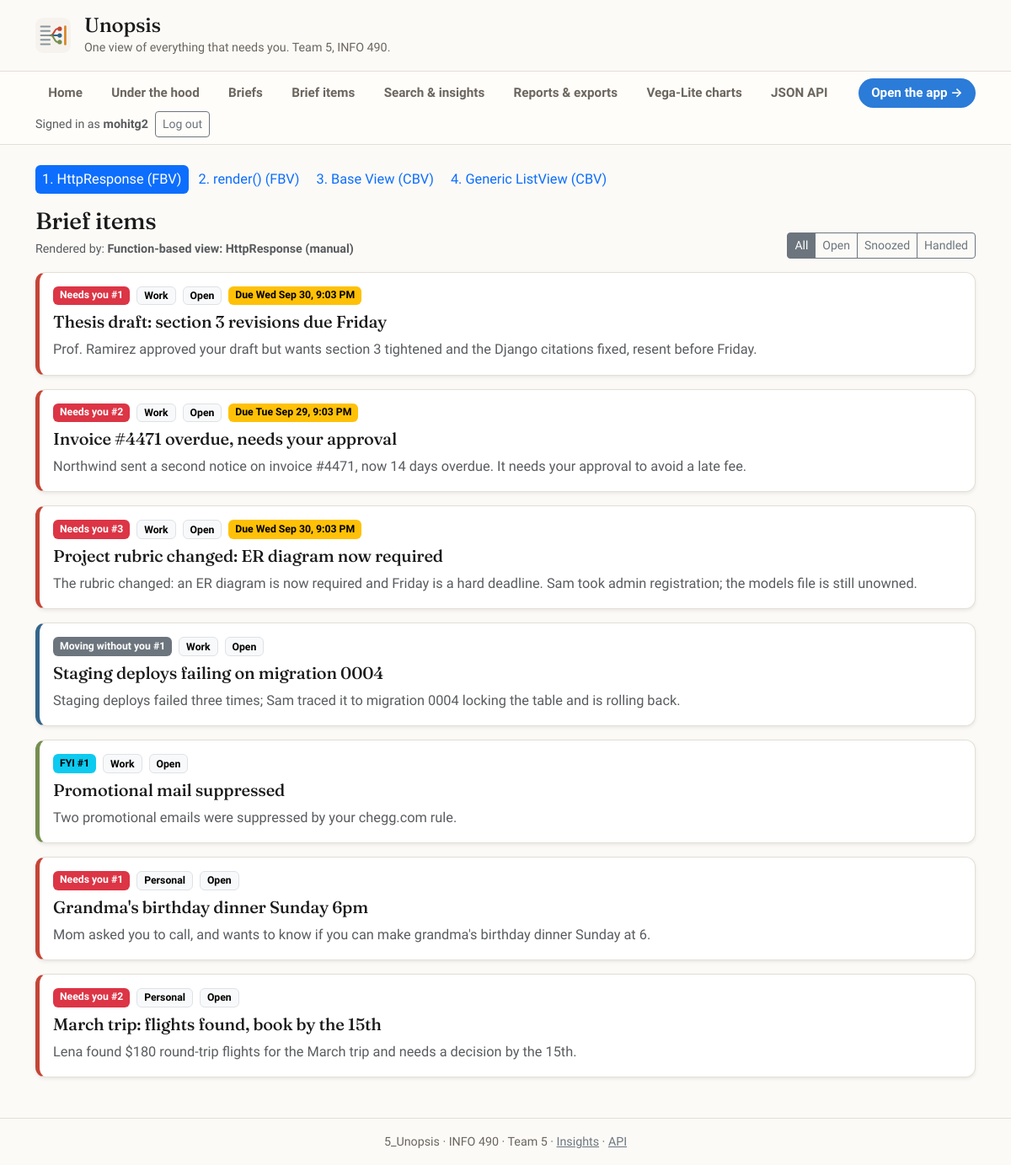
Page /items/manual/ (signed in) on the committed database.
### unopsis/models.py (models this page shows, shortened)
class BriefItem(models.Model):
    class Lane(models.TextChoices):
        NEEDS_YOU = "needs_you", "Needs you"
        MOVING = "moving", "Moving without you"
        FYI = "fyi", "FYI"
    class State(models.TextChoices):
        OPEN = "open", "Open"
        HANDLED = "handled", "Handled"
        SNOOZED = "snoozed", "Snoozed"
        DISMISSED = "dismissed", "Dismissed"
    brief = models.ForeignKey(Brief, on_delete=models.CASCADE, related_name="items")
    title = models.CharField(max_length=200, help_text="The subject this item is about.")
    messages = models.ManyToManyField(
        Message, related_name="brief_items", blank=True,
        help_text="The receipts: every message this item's summary rests on.",
    )
    primary_message = models.ForeignKey(
        Message,
        on_delete=models.SET_NULL,
        null=True, blank=True, related_name="lead_for_items",
    )
    lane = models.CharField(max_length=16, choices=Lane.choices)
    rank = models.PositiveIntegerField()
    summary = models.TextField()
    why = models.TextField(blank=True, help_text="Why this surfaced -- shown on demand.")
    deadline_at = models.DateTimeField(null=True, blank=True)
    state = models.CharField(max_length=16, choices=State.choices, default=State.OPEN)
    handled_at = models.DateTimeField(null=True, blank=True)
    snoozed_until = models.DateTimeField(null=True, blank=True)
    actions = models.JSONField(
        default=list, blank=True,
        help_text=(
            'Offered actions, e.g. '
            '[{"kind":"reply","label":"Reply to Prof. Ramirez","primary":true}].'
        ),
    )
    draft_body = models.TextField(blank=True, help_text="A reply composed but not yet sent.")
    draft_sent_at = models.DateTimeField(null=True, blank=True)
    open_count = models.PositiveIntegerField(default=0)
    feedback = models.SmallIntegerField(
        default=0, help_text="-1 thumbs down, 0 none, +1 thumbs up."
    )
    class Meta:
        ordering = ["lane", "rank"]
        constraints = [
            models.UniqueConstraint(fields=["brief", "lane", "rank"], name="uniq_slot_per_brief"),
            models.UniqueConstraint(fields=["brief", "title"], name="uniq_title_per_brief"),
        ]
    def get_absolute_url(self):
        return reverse("item-detail", args=[self.pk])

class Brief(models.Model):
    class Trigger(models.TextChoices):
        SCHEDULED = "scheduled", "Scheduled"
        ON_DEMAND = "on_demand", "On demand"
    class Status(models.TextChoices):
        BUILDING = "building", "Building"
        READY = "ready", "Ready"
        FAILED = "failed", "Failed"
    space = models.ForeignKey(Space, on_delete=models.CASCADE, related_name="briefs")
    window_start = models.DateTimeField()
    window_end = models.DateTimeField()
    trigger = models.CharField(max_length=16, choices=Trigger.choices)
    status = models.CharField(max_length=16, choices=Status.choices, default=Status.BUILDING)
    headline = models.CharField(
        max_length=200, blank=True,
        help_text='The one line at the top, e.g. "Three things need you before noon."',
    )
    message_count = models.PositiveIntegerField(default=0)
    topic_count = models.PositiveIntegerField(default=0)
    read_seconds = models.PositiveIntegerField(default=0, help_text="Estimated time to read.")
    steps = models.JSONField(
        default=list, blank=True,
        help_text=(
            'Generation progress for the waiting screen, e.g. '
            '[{"label":"Reading 212 messages","status":"done","ms":3100}].'
        ),
    )
    model_version = models.CharField(max_length=80, blank=True)
    generated_at = models.DateTimeField(null=True, blank=True)
    class Meta:
        ordering = ["-window_end"]
        constraints = [
            models.UniqueConstraint(
                fields=["space", "window_start", "window_end"],
                condition=Q(trigger="scheduled"),
                name="uniq_scheduled_brief_per_window",
            )
        ]

class Space(models.Model):
    class Kind(models.TextChoices):
        WORK = "work", "Work"
        PERSONAL = "personal", "Personal"
    user = models.ForeignKey(
        settings.AUTH_USER_MODEL, on_delete=models.CASCADE, related_name="spaces"
    )
    kind = models.CharField(max_length=16, choices=Kind.choices)
    detail_level = models.IntegerField(
        default=3, help_text="1 = a single line per item, 5 = a full recap."
    )
    quiet_start = models.TimeField(null=True, blank=True)
    quiet_end = models.TimeField(null=True, blank=True)
    deliver_in_app = models.BooleanField(default=True)
    deliver_email = models.BooleanField(default=True)
    deliver_chat_dm = models.BooleanField(default=False)
    digest_times = models.JSONField(
        default=list, blank=True,
        help_text='When to build, e.g. ["08:00", "16:30"]. Weekday-only by convention.',
    )
    rules = models.JSONField(
        default=list, blank=True,
        help_text=(
            'Always/never surface instructions, e.g. '
            '[{"mode":"always","target":"person","value":"Prof. Ramirez"}].'
        ),
    )
    created_at = models.DateTimeField(auto_now_add=True)
    class Meta:
        ordering = ["user", "kind"]
        constraints = [
            models.UniqueConstraint(fields=["user", "kind"], name="uniq_space_per_user_kind")
        ]

### unopsis/views.py (the view)
# urls.py: path("items/manual/", views.item_list_manual, name="item-list-manual"),
@login_required
def item_list_manual(request):
    template = loader.get_template(LIST_TEMPLATE)
    context = list_context(request, "Function-based view: HttpResponse (manual)")
    output = template.render(context, request)
    return HttpResponse(output)

### unopsis/views.py (called while the page is built)
def owned_items(user):
    if not user.is_authenticated:
        return _no_one(BriefItem)
    return BriefItem.objects.filter(brief__space__user=user)

def filtered_items(request):
    items = (
        owned_items(request.user)
        .select_related("brief__space")
        .annotate(lane_priority=LANE_PRIORITY)
        .order_by("-brief__space__kind", "lane_priority", "rank")
    )
    state = request.GET.get("state")
    lane = request.GET.get("lane")
    if state:
        items = items.filter(state=state)
    if lane:
        items = items.filter(lane=lane)
    return items

def active_filters(request):
    filters = {}
    for name in ("state", "lane"):
        if request.GET.get(name):
            filters[name] = request.GET[name]
    return filters

def list_context(request, view_label):
    return {
        "items": filtered_items(request),
        "filters": active_filters(request),
        "view_label": view_label,
    }

### templates/unopsis/briefitem_list.html (shortened to what this page needs)
{% extends "base.html" %}
{% block content %}
  <ul class="nav nav-pills nav-sm flex-wrap gap-1 mb-3">
    {% with current=request.resolver_match.url_name %}
    <li class="nav-item">
      <a class="nav-link py-1 px-2 small {% if current == 'item-list-manual' %}active{% endif %}"
         href="{% url 'item-list-manual' %}">1. HttpResponse (FBV)</a></li>
    <li class="nav-item">
      <a class="nav-link py-1 px-2 small {% if current == 'item-list-render' %}active{% endif %}"
         href="{% url 'item-list-render' %}">2. render() (FBV)</a></li>
    <li class="nav-item">
      <a class="nav-link py-1 px-2 small {% if current == 'item-list-cbv-base' %}active{% endif %}"
         href="{% url 'item-list-cbv-base' %}">3. Base View (CBV)</a></li>
    <li class="nav-item">
      <a class="nav-link py-1 px-2 small {% if current == 'item-list-cbv-generic' %}active{% endif %}"
         href="{% url 'item-list-cbv-generic' %}">4. Generic ListView (CBV)</a></li>
    {% endwith %}
  </ul>
  <div class="d-flex flex-wrap justify-content-between align-items-end mb-3 gap-2">
    <div>
      <h2 class="h3 mb-1">Brief items</h2>
      <p class="text-muted small mb-0">Rendered by: <strong>{{ view_label }}</strong></p>
    </div>
    <div class="btn-group btn-group-sm" role="group" aria-label="Filter by state">
      <a class="btn btn-outline-secondary {% if not filters %}active{% endif %}" href="?">All</a>
      <a class="btn btn-outline-secondary {% if filters.state == 'open' %}active{% endif %}" href="?state=open">Open</a>
      <a class="btn btn-outline-secondary {% if filters.state == 'snoozed' %}active{% endif %}" href="?state=snoozed">Snoozed</a>
      <a class="btn btn-outline-secondary {% if filters.state == 'handled' %}active{% endif %}" href="?state=handled">Handled</a>
    </div>
  </div>
  {% for item in items %}
    <div class="card item-card lane-{{ item.lane }} shadow-sm mb-3">
      <div class="card-body">
        <div class="d-flex flex-wrap gap-2 mb-2">
          <span class="badge {% if item.lane == 'needs_you' %}text-bg-danger{% elif item.lane == 'moving' %}text-bg-secondary{% else %}text-bg-info{% endif %}">
            {{ item.get_lane_display }} #{{ item.rank }}
          </span>
          <span class="badge text-bg-light border">{{ item.brief.space.get_kind_display }}</span>
          <span class="badge text-bg-light border">{{ item.get_state_display }}</span>
          {% if item.deadline_at %}
            <span class="badge text-bg-warning">Due {{ item.deadline_at|date:"D M j, g:i A" }}</span>
          {% endif %}
        </div>
        <h3 class="h5 card-title">
          <a class="text-decoration-none" href="{{ item.get_absolute_url }}">{{ item.title }}</a>
        </h3>
        <p class="card-text text-muted mb-0">{{ item.summary|truncatewords:32 }}</p>
      </div>
    </div>
  {% endfor %}
{% endblock %}

### templates/base.html (shortened to what this page needs)
{% load static %}
<!DOCTYPE html>
<html lang="en">
<head>
  <link rel="stylesheet" href="https://cdn.jsdelivr.net/npm/bootstrap@5.3.2/dist/css/bootstrap.min.css">
  <link rel="stylesheet" href="{% static 'css/unopsis.css' %}">
</head>
<body class="{% block body_class %}{% endblock %}">
{% block body %}
  <header class="site-header py-3">
    <div class="container d-flex align-items-center gap-3">
      <img class="site-logo" src="{% static 'img/unopsis-logo.svg' %}"
           alt="Unopsis logo: many inbound message lines collapsing into three ranked items">
      <div>
        <h1 class="h4 mb-0 brand-mark">
          <a class="text-reset text-decoration-none" href="{% url 'home' %}">Unopsis</a>
        </h1>
        <p class="mb-0 small site-tagline">One view of everything that needs you. Team 5, INFO 490.</p>
      </div>
    </div>
  </header>
  <nav class="site-nav mb-4" aria-label="Main">
    <div class="container">
      {% with current=request.resolver_match.url_name %}
      <ul class="nav flex-wrap gap-1 py-2 align-items-center">
        <li class="nav-item">
          <a class="nav-link {% if current == 'home' or current == 'app-landing' %}active{% endif %}"
             href="{% url 'home' %}">Home</a>
        </li>
        {% if user.is_authenticated %}
        <li class="nav-item">
          <a class="nav-link {% if current == 'under-the-hood' %}active{% endif %}"
             href="{% url 'under-the-hood' %}">Under the hood</a>
        </li>
        <li class="nav-item">
          <a class="nav-link {% if current == 'brief-list' or current == 'brief-detail' %}active{% endif %}"
             href="{% url 'brief-list' %}">Briefs</a>
        </li>
        <li class="nav-item">
          <a class="nav-link {% if current == 'item-list-cbv-generic' or current == 'item-detail' %}active{% endif %}"
             href="{% url 'item-list-cbv-generic' %}">Brief items</a>
        </li>
        <li class="nav-item">
          <a class="nav-link {% if current == 'insights' %}active{% endif %}"
             href="{% url 'insights' %}">Search &amp; insights</a>
        </li>
        <li class="nav-item">
          <a class="nav-link {% if current == 'reports' or current|slice:':7' == 'export-' %}active{% endif %}"
             href="{% url 'reports' %}">Reports &amp; exports</a>
        </li>
        <li class="nav-item">
          <a class="nav-link {% if current|slice:':10' == 'vega-chart' %}active{% endif %}"
             href="{% url 'vega-chart-page' 'chart1' %}">Vega-Lite charts</a>
        </li>
        <li class="nav-item">
          <a class="nav-link {% if current|slice:':4' == 'api-' %}active{% endif %}"
             href="{% url 'api-items' %}">JSON API</a>
        </li>
        {% endif %}
        {% if user.is_authenticated %}
        <li class="nav-item ms-auto">
          <a class="nav-link nav-link--app" href="{% url 'app-work-brief' %}">Open the app &rarr;</a>
        </li>
        {% endif %}
        <li class="nav-item d-flex align-items-center gap-2{% if not user.is_authenticated %} ms-auto{% endif %}">
          {% if user.is_authenticated %}
            <span class="small text-muted">
              Signed in as <strong>{{ user.get_username }}</strong>
            </span>
            <form method="post" action="{% url 'logout' %}" class="m-0">
              <button class="btn btn-sm btn-outline-secondary" type="submit">Log out</button>
            </form>
          {% else %}
            <a class="nav-link {% if current == 'login' %}active{% endif %}"
               href="{% url 'login' %}">Log in</a>
            <a class="btn btn-sm btn-primary {% if current == 'signup' %}active{% endif %}"
               href="{% url 'signup' %}">Sign up</a>
          {% endif %}
        </li>
      </ul>
      {% endwith %}
    </div>
  </nav>
  <main class="container mb-5">
    {% block content %}{% endblock %}
  </main>
  <footer class="site-footer py-3">
    <div class="container small text-center">
      5_Unopsis &middot; INFO 490 &middot; Team 5
      {% if user.is_authenticated %}
        &middot;
        <a class="link-secondary" href="{% url 'insights' %}">Insights</a> &middot;
        <a class="link-secondary" href="{% url 'api-items' %}">API</a>
      {% else %}
        &middot;
        <a class="link-secondary" href="{% url 'api-items-by-lane' %}">Public API</a>
      {% endif %}
    </div>
  </footer>
{% endblock %}
</body>
</html>

### static/css/unopsis.css (style rules this page uses)
:root { --paper: #fbfaf7; --ink: #1b1b1b; --ink-soft: #6b665e; --slate: #1b1b1b; --slate-deep: #111111; --amber: #2b7bd8; --line: #e4dfd6; --needs-you: #c44536; --moving: #33658a; --fyi: #758e4f; --radius: 12px; --shadow: 0 1px 2px rgba(27, 27, 27, .05); }
body { background: var(--paper); color: var(--ink); font-family: "Source Sans 3", "Segoe UI", system-ui, -apple-system, sans-serif; font-size: 1.02rem; line-height: 1.6; }
h1, h2, h3, h4, .brand-mark { font-family: "Fraunces", Georgia, "Times New Roman", serif; letter-spacing: -0.01em; color: var(--slate-deep); }
a { color: var(--slate); }
.site-header { background: var(--paper); color: var(--ink); border-bottom: 1px solid var(--line); }
.site-header h1, .site-header .brand-mark { color: var(--ink); }
.site-logo { width: 42px; height: 42px; flex: 0 0 auto; }
.site-tagline { color: var(--ink-soft); }
.site-nav { border-bottom: 1px solid var(--line); background: #fffdfa; }
.site-nav .nav-link { color: var(--ink-soft); font-weight: 600; font-size: .95rem; border-radius: 999px; padding: .35rem .95rem; }
.site-nav .nav-link--app { background: var(--amber); color: #fff; }
.card { border: 1px solid var(--line); border-radius: var(--radius); box-shadow: var(--shadow); }
.item-card { border-left: 5px solid var(--line); transition: transform .12s ease; }
.item-card.lane-needs_you { border-left-color: var(--needs-you); }
.item-card.lane-moving { border-left-color: var(--moving); }
.item-card.lane-fyi { border-left-color: var(--fyi); }
.item-card .card-title a { text-decoration: none; }
.site-footer { background: var(--paper); color: var(--ink-soft); border-top: 1px solid var(--line); }

### rows in the picture
BriefItem: lane "Needs you", rank "1", brief.space.kind "Work", state "Open", deadline_at "Wed Sep 30, 9:03 PM", title "Thesis draft: section 3 revisions due Friday", summary "Prof. Ramirez approved your draft but wants section 3 tightened and the Django citations fixed, resent before Friday."
BriefItem: lane "Needs you", rank "2", brief.space.kind "Work", state "Open", deadline_at "Tue Sep 29, 9:03 PM", title "Invoice #4471 overdue, needs your approval", summary "Northwind sent a second notice on invoice #4471, now 14 days overdue. It needs your approval to avoid a late fee."
BriefItem: lane "Needs you", rank "3", brief.space.kind "Work", state "Open", deadline_at "Wed Sep 30, 9:03 PM", title "Project rubric changed: ER diagram now required", summary "The rubric changed: an ER diagram is now required and Friday is a hard deadline. Sam took admin registration; the models file is still unowned."
BriefItem: lane "Moving without you", rank "1", brief.space.kind "Work", state "Open", title "Staging deploys failing on migration 0004", summary "Staging deploys failed three times; Sam traced it to migration 0004 locking the table and is rolling back."
BriefItem: lane "FYI", rank "1", brief.space.kind "Work", state "Open", title "Promotional mail suppressed", summary "Two promotional emails were suppressed by your chegg.com rule."
BriefItem: lane "Needs you", rank "1", brief.space.kind "Personal", state "Open", title "Grandma's birthday dinner Sunday 6pm", summary "Mom asked you to call, and wants to know if you can make grandma's birthday dinner Sunday at 6."
BriefItem: lane "Needs you", rank "2", brief.space.kind "Personal", state "Open", title "March trip: flights found, book by the 15th", summary "Lena found $180 round-trip flights for the March trip and needs a decision by the 15th."

### other values in the picture
{{ user.get_username }} "mohitg2"
{{ view_label }} "Function-based view: HttpResponse (manual)"
